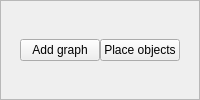
       <widget class="QWidget" name="TOp5">
        <layout class="QVBoxLayout" name="verticalLayout_22">
         <property name="spacing">
          <number>0</number>
         </property>
         <property name="margin">
          <number>0</number>
         </property>
         <item>
          <widget class="QFrame" name="GraphFrame">
           <property name="frameShape">
            <enum>QFrame::StyledPanel</enum>
           </property>
           <property name="frameShadow">
            <enum>QFrame::Plain</enum>
           </property>
           <layout class="QVBoxLayout" name="verticalLayout_25">
            <property name="spacing">
             <number>0</number>
            </property>
            <property name="margin">
             <number>0</number>
            </property>
            <item>
             <spacer name="verticalSpacer">
              <property name="orientation">
               <enum>Qt::Vertical</enum>
              </property>
              <property name="sizeHint" stdset="0">
               <size>
                <width>20</width>
                <height>25</height>
               </size>
              </property>
             </spacer>
            </item>
            <item>
             <layout class="QHBoxLayout" name="horizontalLayout_14">
              <property name="spacing">
               <number>0</number>
              </property>
              <item>
               <spacer name="horizontalSpacer_10">
                <property name="orientation">
                 <enum>Qt::Horizontal</enum>
                </property>
                <property name="sizeHint" stdset="0">
                 <size>
                  <width>5</width>
                  <height>20</height>
                 </size>
                </property>
               </spacer>
              </item>
              <item>
               <widget class="QPushButton" name="pushButton_13">
                <property name="sizePolicy">
                 <sizepolicy hsizetype="Fixed" vsizetype="Fixed">
                  <horstretch>0</horstretch>
                  <verstretch>0</verstretch>
                 </sizepolicy>
                </property>
                <property name="text">
                 <string>Add graph</string>
                </property>
                <property name="icon">
                 <iconset resource="resources.qrc">
                  <normaloff>:/resources/RES/ffficons/chart_organisation.png</normaloff>:/resources/RES/ffficons/chart_organisation.png</iconset>
                </property>
               </widget>
              </item>
              <item>
               <widget class="QPushButton" name="pushButton_11">
                <property name="sizePolicy">
                 <sizepolicy hsizetype="Fixed" vsizetype="Fixed">
                  <horstretch>0</horstretch>
                  <verstretch>0</verstretch>
                 </sizepolicy>
                </property>
                <property name="text">
                 <string>Place objects</string>
                </property>
                <property name="icon">
                 <iconset resource="resources.qrc">
                  <normaloff>:/resources/RES/ffficons/brick.png</normaloff>:/resources/RES/ffficons/brick.png</iconset>
                </property>
               </widget>
              </item>
              <item>
               <spacer name="horizontalSpacer_12">
                <property name="orientation">
                 <enum>Qt::Horizontal</enum>
                </property>
                <property name="sizeHint" stdset="0">
                 <size>
                  <width>5</width>
                  <height>20</height>
                 </size>
                </property>
               </spacer>
              </item>
             </layout>
            </item>
            <item>
             <spacer name="verticalSpacer_8">
              <property name="orientation">
               <enum>Qt::Vertical</enum>
              </property>
              <property name="sizeHint" stdset="0">
               <size>
                <width>20</width>
                <height>25</height>
               </size>
              </property>
             </spacer>
            </item>
           </layout>
          </widget>
         </item>
        </layout>
       </widget>
